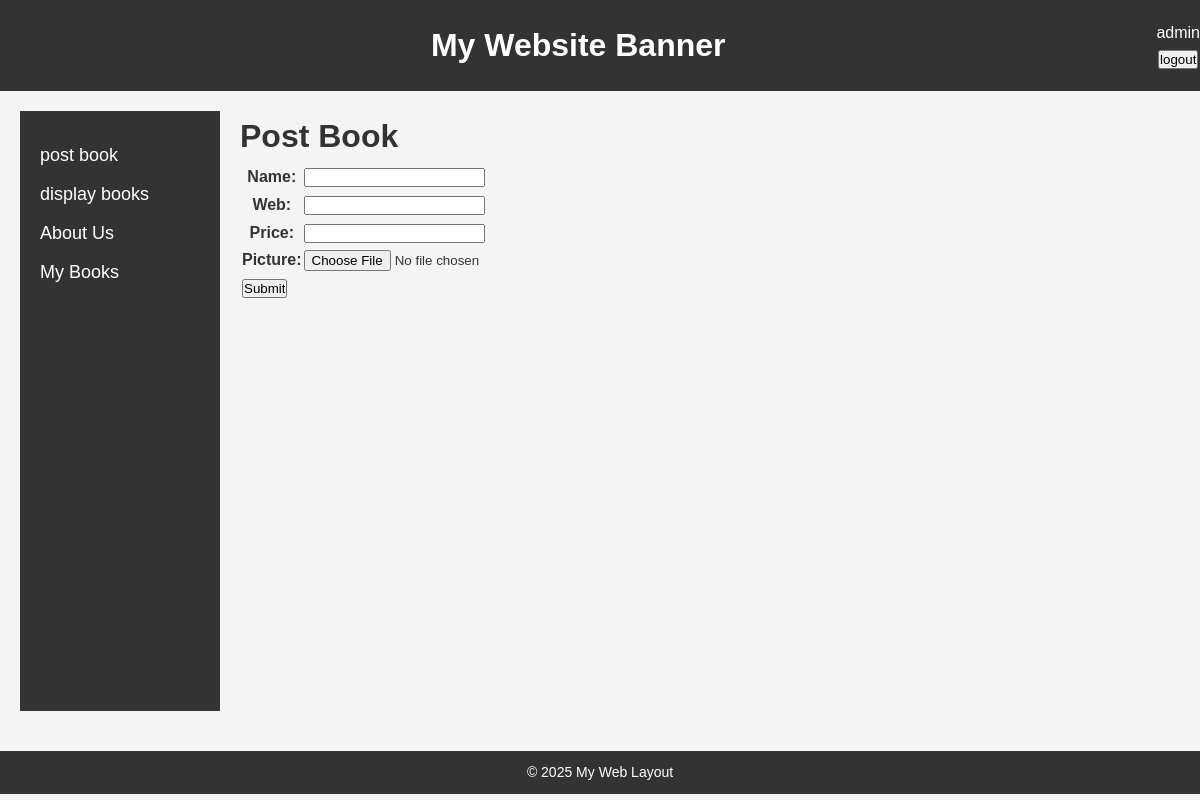
Page /postbook (signed in) on the committed database.
### bookMng/models.py (models this page shows, shortened)
class MainMenu(models.Model):
    item = models.CharField(max_length=300, unique=True)
    link = models.CharField(max_length=300, unique=True)

### bookMng/views.py (the view)
# urls.py: path('postbook', views.postbook, name='postbook'),
@login_required
def postbook(request):
    submitted = False
    if request.method == 'POST':
        form = BookForm(request.POST, request.FILES)
        if form.is_valid():
            form.save()
            return render(request, 'bookMng/postbook.html', {
                'item_list': MainMenu.objects.all(),
                'form': BookForm(),
                'submitted': True
            })
    else:
        form = BookForm()
    return render(request, 'bookMng/postbook.html', {
        'item_list': MainMenu.objects.all(),
        'form': form,
        'submitted': False
    })

### bookMng/forms.py
class BookForm(ModelForm):
    class Meta:
        model = Book
        fields = ['name', 'web', 'price', 'picture']

### bookEx/templates/bookMng/postbook.html (shortened to what this page needs)
{% extends "base.html" %}
{% load static %}
{% block sidenav %}
   {% for item in item_list %}
      <li>
        <a href="{{ item.link }}">  {{ item.item }} </a>
      </li>
   {% endfor %}
{% endblock sidenav %}
{% block content %}
  <h1>Post Book</h1>
  {% if submitted %}
      <h1> Post Book Successfully! </h1>
  {% else %}
    <form action="" enctype="multipart/form-data" method="post" novalidate>
      <table>
         {{ form.as_table }}
          <tr>
             <td>
                 <input type="submit" value="Submit">
             </td>
          </tr>
      </table>
     </form>
  {% endif %}
{% endblock content %}

### bookEx/templates/base.html (shortened to what this page needs)
{% load static %}
<!DOCTYPE html>
<html lang="en">
<head>
    <link rel="stylesheet" href="{% static 'base.css' %}" type="text/css">
</head>
<body>
 <header>
 <div class="banner">
        <span style="float: right;">
            {% if user.is_authenticated %}
               {{ user.username}}
               <form action="{% url 'logout' %}?next=/" method="post">
                   <button type="submit">logout</button>
               </form>
            {% else %}
               Not Logged in
               <a href="{% url 'login' %}?next=/">login</a>
            {% endif %}
        </span>
 <h1>My Website Banner</h1>
 </div>
 </header>
 <div class="container">
 <nav class="sidebar">
            <ul>
                {% block sidenav %}{% endblock sidenav %}
            </ul>
 </nav>
 <main class="content">
            {% block content %}{% endblock content %}
 </main>
 </div>
 <footer>
 <p>&copy; 2025 My Web Layout</p>
 </footer>
</body>
</html>

### bookEx/static/base.css (style rules this page uses)
* { margin: 0; padding: 0; box-sizing: border-box; }
body { font-family: Arial, sans-serif; line-height: 1.6; background-color: #f4f4f4; color: #333; }
header { background: #333; color: white; padding: 20px 0; text-align: center; }
.banner h1 { margin: 0; }
.container { display: flex; min-height: 80vh; padding: 20px; }
.sidebar { width: 200px; background-color: #333; color: white; padding: 20px; flex-shrink: 0; }
.sidebar ul { list-style-type: none; padding: 0; }
.sidebar ul li { margin: 10px 0; }
.sidebar ul li a { color: white; text-decoration: none; font-size: 18px; }
.content { flex-grow: 1; margin-left: 20px; }
footer { background: #333; color: white; text-align: center; padding: 10px 0; margin-top: 20px; }
footer p { font-size: 14px; }

### rows in the picture
MainMenu: item "post book"
MainMenu: item "display books"
MainMenu: item "About Us"
MainMenu: item "My Books"

### other values in the picture
{{ user.username }} "admin"
